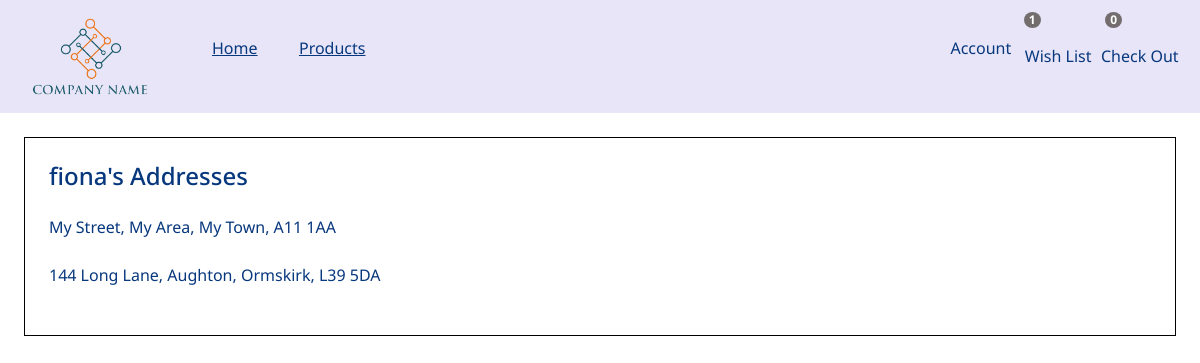
The app's page /showAddresses (signed in) with its own data.
### address/models.py (models this page shows)
class Address(models.Model):
    profile = models.ForeignKey(Profile, on_delete = models.CASCADE )
    line1 = models.CharField(max_length=100)
    line2= models.CharField(max_length=100)
    city = models.CharField(max_length=100)
    postal_code = models.CharField(max_length=100)
    def __str__(self):
        return self.line1+", "+self.line2+", "+self.city+", "+self.postal_code

### store/views.py (the view)
# urls.py: path('showAddresses', views.showAddresses, name='showAddresses'),
def showAddresses(request):
    addresses = Address.objects.filter(profile = Profile.objects.get(user = request.user))
    username = request.user.username
    context = {'addresses':addresses, 'username':username}
    return render(request, "showAddresses.html", context)

### store/templates/showAddresses.html (shortened to what this page needs)
{% extends 'base.html' %}
{% load static %}
{% load icons %}
{% load bootstrap5 %}
{% block css %}
    <link href="{% static 'styles/base.css' %}" rel="stylesheet" >
    <link href="{% static 'styles/showAddresses.css' %}" rel="stylesheet">
{% endblock %}
{% block content %}
    <div class=address-container>
        <h4 >{{username}}'s Addresses</h4>
        <br>
        <div>
            {% for address in addresses %}
            <p>{{address}}</p>
            <br>
            {% endfor %}
        </div>
    </div>
{% endblock %}

### store/static/styles/base.css (style rules this page uses)
body { background-color: white; }
h2, h4, p, a, label, .dropdown-menu { color:#07377d; }

### store/static/styles/showAddresses.css (style rules this page uses)
.address-container { border: 1px solid black; margin: 2%; padding: 2%; }

### records on screen
Address: line1+line2+city "My Street, My Area, My Town, A11 1AA"
Address: line1+line2+city "144 Long Lane, Aughton, Ormskirk, L39 5DA"

### other values on screen
{{ wishlistLength }} "1"
{{ cartLength }} "0"
{{ username }} "fiona"
